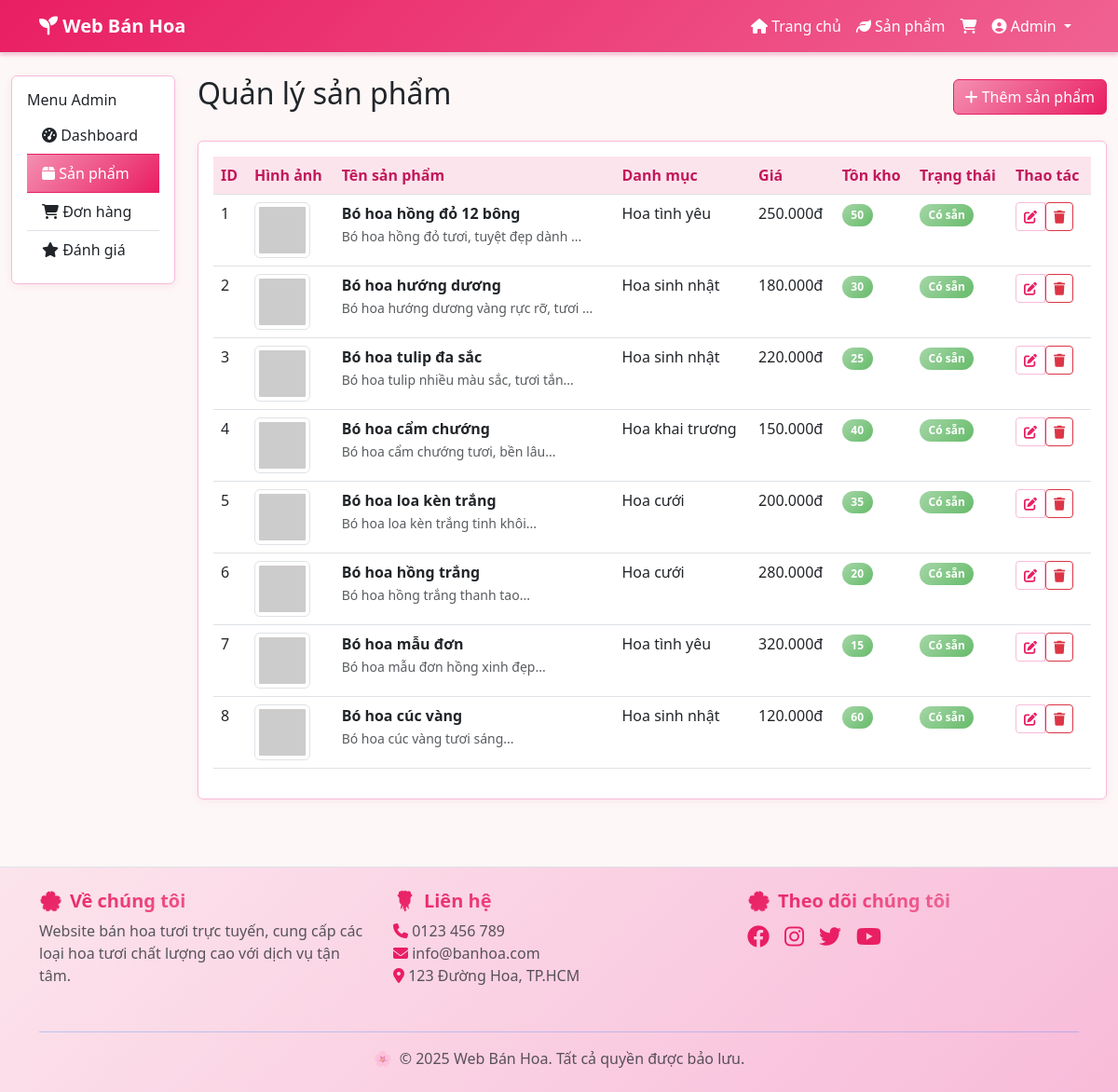
Page /admin-products.php (signed in) on the committed database.
### tables this page shows
CREATE TABLE products (
    product_id INT AUTO_INCREMENT PRIMARY KEY,
    name VARCHAR(255) NOT NULL,
    description TEXT,
    price DECIMAL(10, 2) NOT NULL,
    stock INT DEFAULT 0,
     
    image_url VARCHAR(500), 
    category_id INT,
    status ENUM('available', 'out_of_stock', 'discontinued') DEFAULT 'available',
    sold_count INT DEFAULT 0,
    view_count INT DEFAULT 0, 
    created_at TIMESTAMP DEFAULT CURRENT_TIMESTAMP,
    updated_at TIMESTAMP DEFAULT CURRENT_TIMESTAMP ON UPDATE CURRENT_TIMESTAMP,
    FOREIGN KEY (category_id) REFERENCES categories(category_id) ON DELETE SET NULL
);

CREATE TABLE categories (
    category_id INT AUTO_INCREMENT PRIMARY KEY,
    name VARCHAR(100) NOT NULL,
    description TEXT,
    status ENUM('active', 'inactive') DEFAULT 'active'
);

### admin-products.php (called while the page is built, shortened)
<?php
include 'admin/products.php';
?>

### models/Product.php (called while the page is built, shortened)
<?php
class Product {
    private $conn;
    private $table = 'products';
    public function __construct($db) {
        $this->conn = $db;
    }
    public function getAllProducts($page = 1, $limit = ITEMS_PER_PAGE) {
        $offset = ($page - 1) * $limit;
        $query = "SELECT p.*, c.name as category_name
                  FROM " . $this->table . " p
                  LEFT JOIN categories c ON p.category_id = c.category_id
                  ORDER BY p.created_at DESC
                  LIMIT ? OFFSET ?";
        $stmt = $this->conn->prepare($query);
        $stmt->bind_param("ii", $limit, $offset);
        $stmt->execute();
        return $stmt->get_result()->fetch_all(MYSQLI_ASSOC);
    }
}
?>

### admin/products.php (the view, shortened to what this page needs)
<?php
$conn = require __DIR__ . '/../config/database.php';
require_once __DIR__ . '/../models/Product.php';
$product_model = new Product($conn);
$page = isset($_GET['page']) ? (int)$_GET['page'] : 1;
$products = $product_model->getAllProducts($page, 20);
?>
<?php include __DIR__ . '/../views/layout/header.php'; ?>
<div class="container-fluid">
    <div class="row">
        <div class="col-md-2">
            <div class="card">
                <div class="card-body">
                    <h6 class="card-title">Menu Admin</h6>
                    <div class="list-group list-group-flush">
                        <a href="<?php echo APP_URL; ?>/admin-dashboard.php" class="list-group-item list-group-item-action">
                            <i class="fas fa-tachometer-alt"></i> Dashboard
                        </a>
                        <a href="<?php echo APP_URL; ?>/admin-products.php" class="list-group-item list-group-item-action active">
                            <i class="fas fa-box"></i> Sản phẩm
                        </a>
                        <a href="<?php echo APP_URL; ?>/admin-orders.php" class="list-group-item list-group-item-action">
                            <i class="fas fa-shopping-cart"></i> Đơn hàng
                        </a>
                        <a href="<?php echo APP_URL; ?>/admin-reviews.php" class="list-group-item list-group-item-action">
                            <i class="fas fa-star"></i> Đánh giá
                        </a>
                    </div>
                </div>
            </div>
        </div>
        <div class="col-md-10">
            <div class="d-flex justify-content-between align-items-center mb-4">
                <h2>Quản lý sản phẩm</h2>
                <a href="<?php echo APP_URL; ?>/admin-product-add.php" class="btn btn-primary">
                    <i class="fas fa-plus"></i> Thêm sản phẩm
                </a>
            </div>
            <div class="card">
                <div class="card-body">
                    <?php if (empty($products)): ?>
                        <div class="text-center py-5">
                            <i class="fas fa-box fa-3x text-muted mb-3"></i>
                            <h5>Chưa có sản phẩm nào</h5>
                            <p class="text-muted">Hãy thêm sản phẩm đầu tiên</p>
                            <a href="<?php echo APP_URL; ?>/admin-product-add.php" class="btn btn-primary">
                                <i class="fas fa-plus"></i> Thêm sản phẩm
                            </a>
                        </div>
                    <?php else: ?>
                        <div class="table-responsive">
                            <table class="table">
                                <thead>
                                    <tr>
                                        <th>ID</th>
                                        <th>Hình ảnh</th>
                                        <th>Tên sản phẩm</th>
                                        <th>Danh mục</th>
                                        <th>Giá</th>
                                        <th>Tồn kho</th>
                                        <th>Trạng thái</th>
                                        <th>Thao tác</th>
                                    </tr>
                                </thead>
                                <tbody>
                                    <?php foreach ($products as $product): ?>
                                        <tr>
                                            <td><?php echo $product['product_id']; ?></td>
                                            <td>
                                                <img src="<?php echo $product['image_url'] ?? APP_URL . '/assets/images/placeholder.jpg'; ?>"
                                                     class="img-thumbnail" style="width: 60px; height: 60px; object-fit: cover;"
                                                     alt="<?php echo $product['name']; ?>">
                                            </td>
                                            <td>
                                                <strong><?php echo $product['name']; ?></strong>
                                                <br>
                                                <small class="text-muted"><?php echo substr($product['description'], 0, 50) . '...'; ?></small>
                                            </td>
                                            <td><?php echo $product['category_name'] ?? 'N/A'; ?></td>
                                            <td><?php echo number_format($product['price'], 0, ',', '.'); ?>đ</td>
                                            <td>
                                                <span class="badge <?php echo $product['stock'] > 0 ? 'bg-success' : 'bg-danger'; ?>">
                                                    <?php echo $product['stock']; ?>
                                                </span>
                                            </td>
                                            <td>
                                                <span class="badge <?php echo $product['status'] === 'available' ? 'bg-success' : 'bg-secondary'; ?>">
                                                    <?php echo $product['status'] === 'available' ? 'Có sẵn' : 'Không có sẵn'; ?>
                                                </span>
                                            </td>
                                            <td>
                                                <div class="btn-group" role="group">
                                                    <a href="<?php echo APP_URL; ?>/admin-product-edit.php?id=<?php echo $product['product_id']; ?>"
                                                       class="btn btn-sm btn-outline-primary">
                                                        <i class="fas fa-edit"></i>
                                                    </a>
                                                    <form method="POST" class="d-inline">
                                                        <button type="submit" name="delete_product" class="btn btn-sm btn-outline-danger"
                                                                onclick="return confirm('Bạn có chắc muốn xóa sản phẩm này?')">
                                                            <i class="fas fa-trash"></i>
                                                        </button>
                                                    </form>
                                                </div>
                                            </td>
                                        </tr>
                                    <?php endforeach; ?>
                                </tbody>
                            </table>
                        </div>
                    <?php endif; ?>
                </div>
            </div>
        </div>
    </div>
</div>
<?php include __DIR__ . '/../views/layout/footer.php'; ?>

### assets/css/style.css (style rules this page uses)
body { font-family: 'Segoe UI', Tahoma, Geneva, Verdana, sans-serif; background-color: #fdf7f7; }
.card { transition: transform 0.2s ease-in-out; border: 1px solid #f8bbd9; box-shadow: 0 2px 8px rgba(216, 27, 96, 0.08); }
.btn-primary { background: linear-gradient(135deg, #f48fb1, #e91e63); border-color: #e91e63; color: white; }
.btn-outline-primary { color: #e91e63; border-color: #f8bbd9; }
.bg-success { background: linear-gradient(135deg, #a5d6a7, #66bb6a) !important; }
.badge { font-size: 0.75rem; border-radius: 20px; padding: 0.5em 0.8em; }
.list-group-item.active { background: linear-gradient(135deg, #f48fb1, #e91e63); border-color: #e91e63; color: white; }
.table th { border-top: none; font-weight: 600; background-color: #fce4ec; color: #c2185b; }
.bg-soft-pink { background-color: #fdf7f7; }

### rows in the picture
products: product_id "1", name "Bó hoa hồng đỏ 12 bông", description "Bó hoa hồng đỏ tươi, tuyệt đẹp dành", category.name "Hoa tình yêu", price "250.000", stock "50", status "Có sẵn"
products: product_id "2", name "Bó hoa hướng dương", description "Bó hoa hướng dương vàng rực rỡ, tươi", category.name "Hoa sinh nhật", price "180.000", stock "30", status "Có sẵn"
products: product_id "3", name "Bó hoa tulip đa sắc", description "Bó hoa tulip nhiều màu sắc, tươi tắn", category.name "Hoa sinh nhật", price "220.000", stock "25", status "Có sẵn"
products: product_id "4", name "Bó hoa cẩm chướng", description "Bó hoa cẩm chướng tươi, bền lâu", category.name "Hoa khai trương", price "150.000", stock "40", status "Có sẵn"
products: product_id "5", name "Bó hoa loa kèn trắng", description "Bó hoa loa kèn trắng tinh khôi", category.name "Hoa cưới", price "200.000", stock "35", status "Có sẵn"
products: product_id "6", name "Bó hoa hồng trắng", description "Bó hoa hồng trắng thanh tao", category.name "Hoa cưới", price "280.000", stock "20", status "Có sẵn"
products: product_id "7", name "Bó hoa mẫu đơn", description "Bó hoa mẫu đơn hồng xinh đẹp", category.name "Hoa tình yêu", price "320.000", stock "15", status "Có sẵn"
products: product_id "8", name "Bó hoa cúc vàng", description "Bó hoa cúc vàng tươi sáng", category.name "Hoa sinh nhật", price "120.000", stock "60", status "Có sẵn"

### other values in the picture
$_SESSION['full_name'] "Admin"
